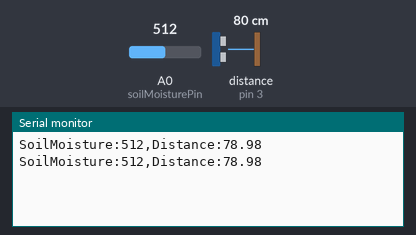
The sketch below on a simulated Arduino Uno, built with avr-gcc and run on an emulated ATmega328P. Shown: the last lines printed to the serial monitor. Wiring (inferred from the names in the program): ultrasonic range finder: trigger pin 2; echo pin 3. Inputs (shaded band) come from the test bench; at power-on: distance to the obstacle (sensor on pin 3) 80 cm, A0 (soilMoisturePin) = 512. The echo pulse lasts 58.3 µs per cm.

Above: at 3.8 s.
3.9 s: distance to the obstacle (sensor on pin 3) set to 2 cm
At 6.9 s:
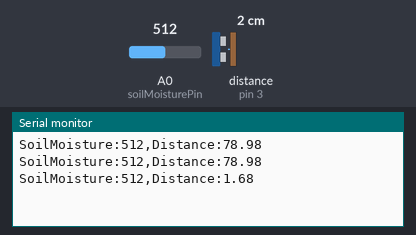
7.8 s: A0 (soilMoisturePin) set to 716
At 10.4 s:
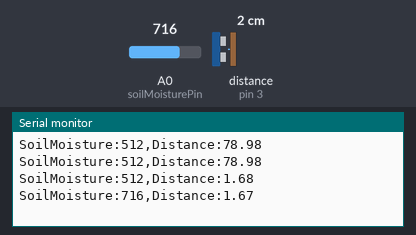
11.7 s: distance to the obstacle (sensor on pin 3) set to 4 cm
At 12.8 s:
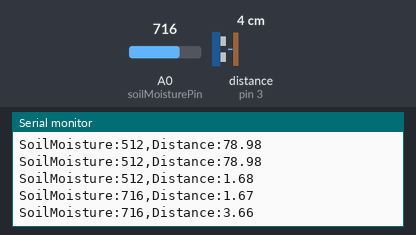
15.6 s: A0 (soilMoisturePin) set to 900
At 18.6 s:
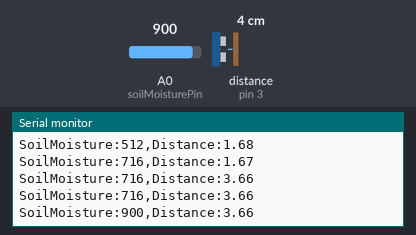
Timing chart, 0 to 20.1 s (numbered marks = the images above; inputs shaded):
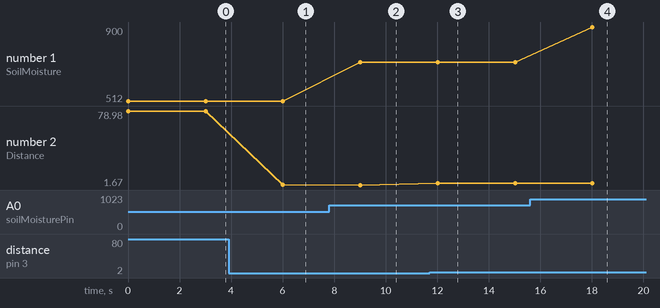

The sketch:

F_UltraSonicNSoilMoistureFinal.ino
```cpp
const int soilMoisturePin = A0;
const int trigPin = 2;
const int echoPin = 3;

void setup() {
  Serial.begin(115200); // Start the serial communication
  pinMode(trigPin, OUTPUT);
  pinMode(echoPin, INPUT);
}

void loop() {
  // Read soil moisture
  int soilMoistureValue = analogRead(soilMoisturePin);

  // Read ultrasonic sensor distance
  digitalWrite(trigPin, LOW);
  delayMicroseconds(2);
  digitalWrite(trigPin, HIGH);
  delayMicroseconds(10);
  digitalWrite(trigPin, LOW);
  long duration = pulseIn(echoPin, HIGH);
  float distance = duration * 0.034 / 2;

  // Send data to NodeMCU
  Serial.print("SoilMoisture:");
  Serial.print(soilMoistureValue);
  Serial.print(",Distance:");
  Serial.println(distance);  // Send the data over serial

  delay(3000);  // Delay for readability and to prevent overload
}
```

Measured:
- after the input at 3.9 s, the serial monitor: prints a new line after 2.1 s (image 1)
- after the input at 7.8 s, the serial monitor: prints a new line after 1.2 s (image 2)
- after the input at 11.7 s, the serial monitor: prints a new line after 0.32 s (image 3)
- after the input at 15.6 s, the serial monitor: prints a new line after 2.4 s (image 4)
- plotted number 1: 512 → 716 after the input at 7.8 s, 716 → 900 after the input at 15.6 s
- plotted number 2: 78.98 → 1.68 after the input at 3.9 s, 1.67 → 3.66 after the input at 11.7 s
